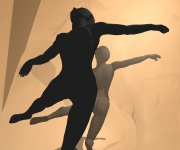
#> input picture playgroud/test-src2.jpg, 180 x 150 px
$ python -i drawtools.py   (imports and definitions only)
#> lines starting #> are read from the running program, lines starting #| are printed output that depends on the picture
#> further down, picture is the input picture: PIL image 180x150 RGB; mean R, G, B 174.3, 139.9, 102.7
#! /usr/bin/env python
# -*- coding: utf-8 -*-

# PyArtForms - Python generative art forms paint algorithms (artificial artist), v1.0
# (c)2017-2024 Noniewicz.com, Jakub Noniewicz aka MoNsTeR/GDC
# some common code/tools
"""
upd: 20180503, 08
upd: 20181020, 21
upd: 20190112, 19, 21, 22
upd: 20190311, 29
upd: 20190414, 21
upd: 20210301
upd: 20210507, 15, 23, 26, 27
upd: 20210606, 07, 11, 12, 18, 19, 20, 21, 22, 23, 26
upd: 20240511, 12
"""

from PIL import Image, ImageDraw, ImageFilter, PngImagePlugin, ImageFont, ImageOps, ImageEnhance
from datetime import datetime as dt
import random, math, string, os, sys, io, copy
from array import array
import numpy as np
import cgi


CANVASES = {
    """
    Typical canvas/page/image sizes,
    see also https://en.wikipedia.org/wiki/Paper_size
    """
    'A7': (1240, 874),
    'A6': (1748, 1240), # note: almost like 10x15 cm photo
    'A5': (2480, 1748),
    'A4': (3507, 2480),	# note: for cm rule is: 29.7/2.54*300 x 21/2.54*300 (in*DPI=300)
    'A3': (4960, 3507),
    'A2': (7015, 4960),
    'A1': (9933, 7015),
    'A0': (14043, 9933),
    '4A0': (28086, 19866),
    '2A0': (19866, 14043),

    'B7': (1476, 1039),
    'B6': (2078, 1476),
    'B5': (2952, 2078),
    'B4': (4169, 2952),
    'B3': (5905, 4169),
    'B2': (8350, 5905),
    'B1': (11811, 8350),
    'B0': (16700, 11811),

    'HD': (1280, 720),
    '720p': (1280, 720),
    'FullHD': (1920, 1080),
    '1080p': (1920, 1080),
    '2K': (2048, 1152),
    'UHD': (3840, 2160),

    '128': (128, 96),
    '256': (256, 192),
    '320': (320, 200),
    '512': (256*2, 192*2),
    '640': (640, 480),
    '720': (720, 576),
    '800': (800, 600),
    '1024' : (1024, 768),
    '2000' : (2000, 1500),
    '4000' : (4000, 3000),
    '8000' : (8000, 6000)
}

def get_canvas(name):
    """ Get preefined canvas size by name """
    return CANVASES.get(name, (0,0))

# [4 lines left out: function get_canvas, not called in this run]

def circle(draw, x, y, r, fill, outline):
    xy = [(x-r, y-r), (x+r, y+r)]
    draw.ellipse(xy, fill=fill, outline=outline)

def circle_w(draw, x, y, r, fill, outline, width):
    xy = [(x-r, y-r), (x+r, y+r)]
    draw.ellipse(xy, fill=fill, outline=outline, width=width) # v 5.3.0+

def box(draw, x, y, r, fill, outline):
    xy = [(x-r, y-r), (x+r, y+r)]
    draw.rectangle(xy, fill=fill, outline=outline)

def rect(draw, x, y, w, h, fill, outline):
    xy = [(int(x-w/2), int(y-h/2)), (int(x+w/2), int(y+h/2))]
    draw.rectangle(xy, fill=fill, outline=outline)

def triangle(draw, points, fill, outline):
    draw.polygon(points, fill=fill, outline=outline)

# [174 lines left out: functions nsided, gradient, gradient2, script_it, add_myself, append_myself and 5 more, not called in this run]

def xsmooth(im):
    """ Smooth image - 2x blur then sharpen back """
    im = im.filter(ImageFilter.BLUR)
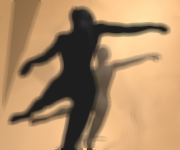
#> im: PIL image 180x150 RGB; mean R, G, B 174.4, 139.9, 102.7
    im = im.filter(ImageFilter.BLUR)
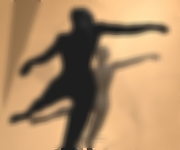
#> im: PIL image 180x150 RGB; mean R, G, B 174.4, 139.9, 102.7
    im = im.filter(ImageFilter.SHARPEN)
    im = im.filter(ImageFilter.SHARPEN)
    return im

# [44 lines left out: functions enhace, invert_image, init_common, rotate_point, not called in this run]

>>> from PIL import Image
>>> picture = Image.open('test-src2.jpg')
>>> result = xsmooth(picture)
